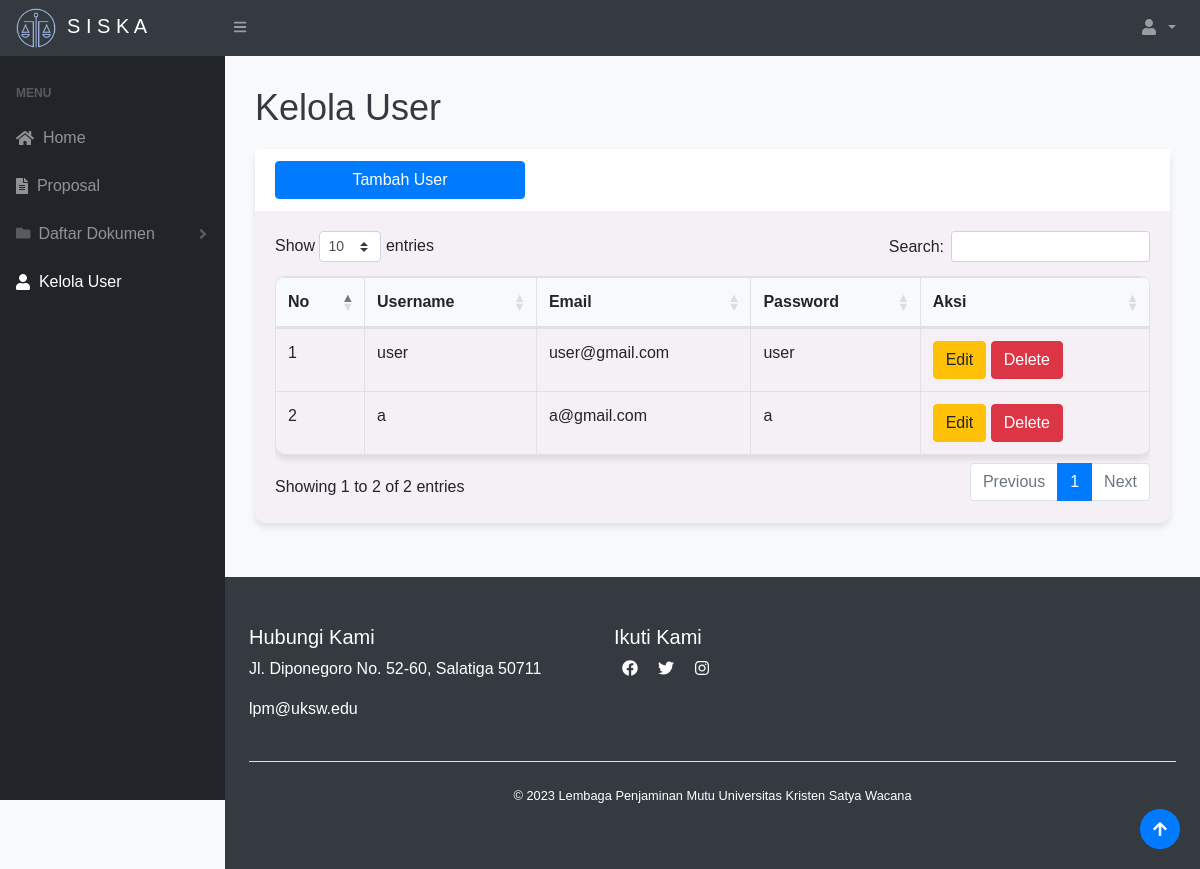
Page /admin/user.php (signed in) on the committed database.
### tables this page shows
CREATE TABLE `user` (
  `id` int(11) NOT NULL,
  `username` varchar(50) NOT NULL,
  `password` varchar(50) NOT NULL,
  `email` varchar(50) DEFAULT NULL,
  `role` varchar(50) NOT NULL
);

### admin/user.php (the view, shortened to what this page needs)
<?php
require "../function.php";
if (isset($_SESSION['log']) && $_SESSION['role'] === 'admin') {
?>
    <!DOCTYPE html>
    <html lang="en">
    <head>
        <link href="../css/styles.css" rel="stylesheet" />
        <link href="../css/tambah.css" rel="stylesheet" />
        <link href="https://cdn.datatables.net/1.10.20/css/dataTables.bootstrap4.min.css" rel="stylesheet" />
    </head>
    <body class="sb-nav-fixed">
        <?php include('../navbar.php'); ?>
        <div id="layoutSidenav">
            <div id="layoutSidenav_nav">
                <?php include('sidebar.php'); ?>
            </div>
            <div id="layoutSidenav_content">
                <main>
                    <div class="container-fluid">
                        <h1>Kelola User</h1>
                        <div class="card mb-4">
                            <div class="card-header">
                                <button type="button" class="btn btn-primary" data-toggle="modal" data-target="#myModal">
                                    Tambah User
                                </button>
                            </div>
                            <div class="card-body">
                                <div class="table-responsive">
                                    <table class="table table-bordered" id="dataTable" width="100%" cellspacing="0">
                                        <thead>
                                            <tr>
                                                <th>No </th>
                                                <th>Username</th>
                                                <th>Email</th>
                                                <th>Password</th>
                                                <th>Aksi</th>
                                            </tr>
                                        </thead>
                                        <tbody>
                                            <?php
                                            $ambilsemuadatauser = mysqli_query($conn, "select * from user where role = 'user'");
                                            $i = 1;
                                            while ($data = mysqli_fetch_array($ambilsemuadatauser)) {
                                                $username = $data['username'];
                                                $id = $data['id'];
                                                $password = $data['password'];
                                                $email = $data['email'];
                                            ?>
                                                <tr>
                                                    <td><?= $i++; ?></td>
                                                    <td><?= $username; ?></td>
                                                    <td><?= $email; ?></td>
                                                    <td><?= $password; ?></td>
                                                    <td>
                                                        <button type="button" class="btn btn-warning" data-toggle="modal" data-target="#edit<?= $id; ?>">
                                                            Edit
                                                        </button>
                                                        <button type="button" class="btn btn-danger" data-toggle="modal" data-target="#delete<?= $id; ?>">
                                                            Delete
                                                        </button>
                                                    </td>
                                                </tr>
                                            <?php
                                            };
                                            ?>
                                        </tbody>
                                    </table>
                                </div>
                            </div>
                        </div>
                    </div>
                    <button onclick="topFunction()" id="myBtn" title="Go to top"><i class="fas fa-arrow-up"></i></button>
                </main>
                <?php include('../footer.php'); ?>
            </div>
        </div>
    </body>
    </html>
<?php
} else {
    header("location:../login.php");
    exit();
}
?>

### css/tambah.css (style rules this page uses)
body { font-family: Arial, sans-serif; background-color: #f8f9fa; }
.container-fluid { padding: 30px; }
h1 { font-size: 36px; margin-bottom: 20px; color: #343a40; }
.card { margin-bottom: 30px; border: none; border-radius: 10px; box-shadow: 0 4px 6px rgba(0, 0, 0, 0.1); }
.card-header { background-color: #fff; border-bottom: none; }
.card-body { padding: 20px; }
table { width: 100%; border-collapse: collapse; border-radius: 10px; overflow: hidden; box-shadow: 0 4px 6px rgba(0, 0, 0, 0.1); }
th, td { padding: 12px 15px; text-align: left; border-bottom: 1px solid #e9ecef; }
th { background-color: #f8f9fa; }
#myBtn { position: fixed; bottom: 20px; right: 20px; background: none; border: none; padding: 0; cursor: pointer; width: 40px; height: 40px; border-radius: 50%; background-color: #007bff; color: #fff; display: flex; justify-content: center; align-items: center; }

### rows in the picture
user: username "user", email "user@gmail.com", password "user"
user: username "a", email "a@gmail.com", password "a"
